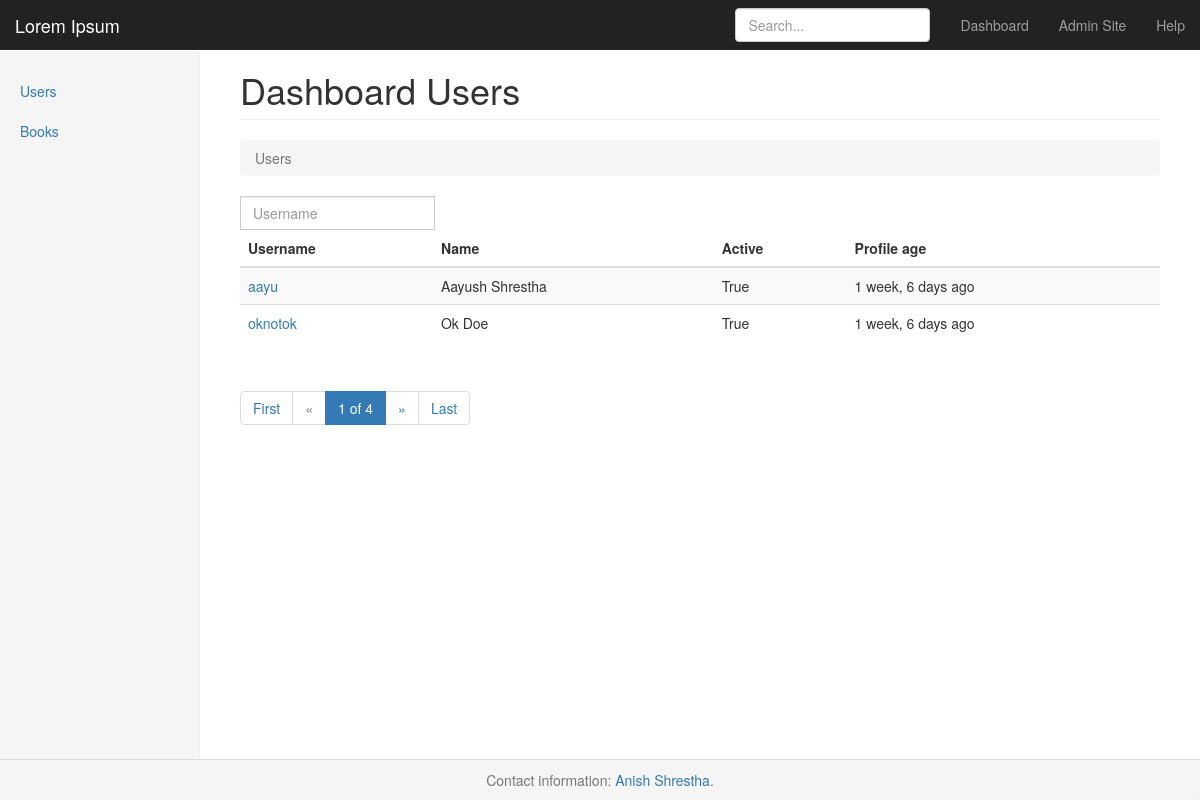
The page / on the database its author committed.
### users/models.py (models this page shows, shortened)
class AayuUser(AbstractUser):
    image = models.ImageField(
        _("Image"),
        upload_to=get_image_path,
        blank=True,
        null=True
    )
    def get_absolute_url(self):
        return reverse("users:detail", kwargs=dict(pk=self.pk))
    class Meta:
        swappable = "AUTH_USER_MODEL"

### users/views.py (the view, shortened to what this page needs)
# urls.py: path('', UsersListView.as_view(), name='list'),
class UsersListView(ListView):
    template_name = "user_list.html"
    queryset = User.objects.all().order_by('id')
    paginate_by = 2
    def get_queryset(self):
        return UserFilter(
            data=self.request.GET,
            queryset=super(UsersListView, self).get_queryset()
        ).qs
    def get_context_data(self, *args, **kwargs):
        context = super(UsersListView, self).get_context_data(*args, **kwargs)
        context['filter'] = UserFilter(data=self.request.GET)
        context['ordering_a'] = self.request.GET.get('ordering_a')
        return context

### users/templates/user_list.html (shortened to what this page needs)
{% extends 'base.html' %}
{% block header %}
    {{ block.super }} Users
{% endblock %}
{% block breadcrumb %}
    <li class="active">Users</li>
{% endblock %}
{% block content %}
    <div class="input-group mb-3">
        <input type="text" class="form-control" id="username_filter" placeholder="Username" aria-label="Username">
    </div>
    {% if object_list %}
        <div class="table-responsive">
            <table class="table table-striped">
              <thead>
                <tr>
                  <th><span class="ordering" onclick="orderChange('a')">Username</span></th>
                  <th><span class="ordering" onclick="">Name</span></th>
                  <th><span class="ordering" onclick="">Active</span></th>
                  <th><span class="ordering" onclick="orderChange('b')">Profile age</span></th>
                </tr>
              </thead>
              <tbody>
              {% for obj in object_list %}
                <tr>
                  <td><a href={{ obj.get_absolute_url }}>{{ obj.username }}</a><br></td>
                  <td>{{ obj.get_full_name | title }}<br></td>
                  <td>{{ obj.is_active }}<br></td>
                  <td>{{ obj.date_joined | timesince }} ago<br></td>
                </tr>
              {% endfor %}
              </tbody>
            </table>
          </div>
    {% else %}
        <p><strong>Wow, such empty.</strong></p>
    {% endif %}
{% endblock %}

### static/dashboard_files/dashboard.css (style rules this page uses)
body { padding-top: 50px; }

### users/templates/user_list.html (style rules this page uses)
.ordering { cursor: pointer; }

### rows shown on the page
AayuUser: username "aayu", get_full_name "Aayush Shrestha", is_active "True", date_joined "1 week, 6 days"
AayuUser: username "oknotok", get_full_name "Ok Doe", is_active "True", date_joined "1 week, 6 days"

### other values the page prints
{{ page_obj.number }} "1"
{{ paginator.num_pages }} "4"
